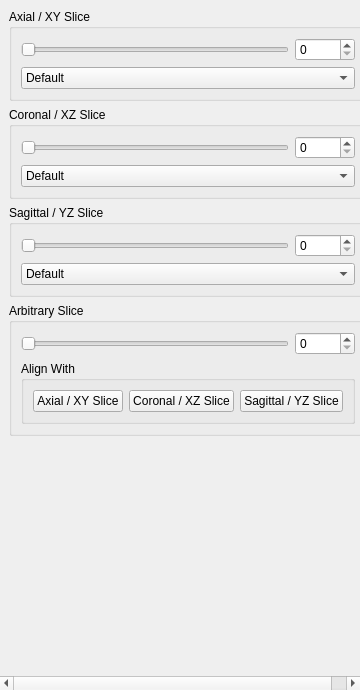
<?xml version="1.0" encoding="UTF-8"?>
<ui version="4.0">
 <class>OrthoSlicesWidget</class>
 <widget class="QWidget" name="OrthoSlicesWidget">
  <property name="geometry">
   <rect>
    <x>0</x>
    <y>0</y>
    <width>360</width>
    <height>690</height>
   </rect>
  </property>
  <property name="minimumSize">
   <size>
    <width>360</width>
    <height>280</height>
   </size>
  </property>
  <property name="maximumSize">
   <size>
    <width>16777215</width>
    <height>16777215</height>
   </size>
  </property>
  <property name="windowTitle">
   <string>2D Slices</string>
  </property>
  <layout class="QVBoxLayout" name="verticalLayout_4">
   <property name="leftMargin">
    <number>0</number>
   </property>
   <property name="topMargin">
    <number>0</number>
   </property>
   <property name="rightMargin">
    <number>0</number>
   </property>
   <property name="bottomMargin">
    <number>0</number>
   </property>
   <item>
    <widget class="QScrollArea" name="scrollArea">
     <property name="frameShape">
      <enum>QFrame::NoFrame</enum>
     </property>
     <property name="widgetResizable">
      <bool>true</bool>
     </property>
     <widget class="QWidget" name="scrollAreaWidgetContents">
      <property name="geometry">
       <rect>
        <x>0</x>
        <y>0</y>
        <width>360</width>
        <height>690</height>
       </rect>
      </property>
      <layout class="QVBoxLayout" name="verticalLayout">
       <item>
        <widget class="QGroupBox" name="groupBox">
         <property name="title">
          <string>Axial / XY Slice</string>
         </property>
         <layout class="QGridLayout" name="gridLayout">
          <item row="0" column="0">
           <widget class="QSlider" name="xySliceSlider">
            <property name="toolTip">
             <string>Adjusts slice position.</string>
            </property>
            <property name="statusTip">
             <string>Adjusts slice position.</string>
            </property>
            <property name="maximum">
             <number>64</number>
            </property>
            <property name="orientation">
             <enum>Qt::Horizontal</enum>
            </property>
            <property name="tickPosition">
             <enum>QSlider::NoTicks</enum>
            </property>
           </widget>
          </item>
          <item row="0" column="1">
           <widget class="QSpinBox" name="xySpinBox">
            <property name="minimumSize">
             <size>
              <width>60</width>
              <height>0</height>
             </size>
            </property>
            <property name="toolTip">
             <string>Adjusts slice position.</string>
            </property>
            <property name="statusTip">
             <string>Adjusts slice position.</string>
            </property>
            <property name="maximum">
             <number>64</number>
            </property>
           </widget>
          </item>
          <item row="1" column="0" colspan="2">
           <widget class="QComboBox" name="xySliceModeCombo">
            <property name="toolTip">
             <string>Selects displaying mode of slice.</string>
            </property>
            <property name="statusTip">
             <string>Selects displaying mode of slice.</string>
            </property>
            <item>
             <property name="text">
              <string>Default</string>
             </property>
            </item>
            <item>
             <property name="text">
              <string>MIP</string>
             </property>
            </item>
            <item>
             <property name="text">
              <string>RTG</string>
             </property>
            </item>
           </widget>
          </item>
         </layout>
        </widget>
       </item>
       <item>
        <widget class="QGroupBox" name="groupBox_2">
         <property name="title">
          <string>Coronal / XZ Slice</string>
         </property>
         <layout class="QGridLayout" name="gridLayout_2">
          <item row="0" column="0">
           <widget class="QSlider" name="xzSliceSlider">
            <property name="toolTip">
             <string>Adjusts slice position.</string>
            </property>
            <property name="statusTip">
             <string>Adjusts slice position.</string>
            </property>
            <property name="maximum">
             <number>64</number>
            </property>
            <property name="orientation">
             <enum>Qt::Horizontal</enum>
            </property>
           </widget>
          </item>
          <item row="0" column="1">
           <widget class="QSpinBox" name="xzSpinBox">
            <property name="minimumSize">
             <size>
              <width>60</width>
              <height>0</height>
             </size>
            </property>
            <property name="toolTip">
             <string>Adjusts slice position.</string>
            </property>
            <property name="statusTip">
             <string>Adjusts slice position.</string>
            </property>
           </widget>
          </item>
          <item row="1" column="0" colspan="2">
           <widget class="QComboBox" name="xzSliceModeCombo">
            <property name="toolTip">
             <string>Selects displaying mode of slice.</string>
            </property>
            <property name="statusTip">
             <string>Selects displaying mode of slice.</string>
            </property>
            <item>
             <property name="text">
              <string>Default</string>
             </property>
            </item>
            <item>
             <property name="text">
              <string>MIP</string>
             </property>
            </item>
            <item>
             <property name="text">
              <string>RTG</string>
             </property>
            </item>
           </widget>
          </item>
         </layout>
        </widget>
       </item>
       <item>
        <widget class="QGroupBox" name="groupBox_3">
         <property name="title">
          <string>Sagittal / YZ Slice</string>
         </property>
         <layout class="QGridLayout" name="gridLayout_3">
          <item row="0" column="0">
           <widget class="QSlider" name="yzSliceSlider">
            <property name="toolTip">
             <string>Adjusts slice position.</string>
            </property>
            <property name="statusTip">
             <string>Adjusts slice position.</string>
            </property>
            <property name="maximum">
             <number>64</number>
            </property>
            <property name="orientation">
             <enum>Qt::Horizontal</enum>
            </property>
           </widget>
          </item>
          <item row="0" column="1">
           <widget class="QSpinBox" name="yzSpinBox">
            <property name="minimumSize">
             <size>
              <width>60</width>
              <height>0</height>
             </size>
            </property>
            <property name="toolTip">
             <string>Adjusts slice position.</string>
            </property>
            <property name="statusTip">
             <string>Adjusts slice position.</string>
            </property>
            <property name="maximum">
             <number>64</number>
            </property>
           </widget>
          </item>
          <item row="1" column="0" colspan="2">
           <widget class="QComboBox" name="yzSliceModeCombo">
            <property name="toolTip">
             <string>Selects displaying mode of slice.</string>
            </property>
            <property name="statusTip">
             <string>Selects displaying mode of slice.</string>
            </property>
            <item>
             <property name="text">
              <string>Default</string>
             </property>
            </item>
            <item>
             <property name="text">
              <string>MIP</string>
             </property>
            </item>
            <item>
             <property name="text">
              <string>RTG</string>
             </property>
            </item>
           </widget>
          </item>
         </layout>
        </widget>
       </item>
       <item>
        <widget class="QGroupBox" name="groupBox_4">
         <property name="title">
          <string>Arbitrary Slice</string>
         </property>
         <layout class="QGridLayout" name="gridLayout_4">
          <item row="0" column="1">
           <widget class="QSpinBox" name="arbSpinBox">
            <property name="minimumSize">
             <size>
              <width>60</width>
              <height>0</height>
             </size>
            </property>
            <property name="maximum">
             <number>64</number>
            </property>
           </widget>
          </item>
          <item row="1" column="0" colspan="2">
           <widget class="QGroupBox" name="groupBox_5">
            <property name="title">
             <string>Align With</string>
            </property>
            <property name="flat">
             <bool>true</bool>
            </property>
            <layout class="QVBoxLayout" name="verticalLayout_2">
             <item>
              <layout class="QHBoxLayout" name="horizontalLayout">
               <item>
                <widget class="QPushButton" name="pushButtonAlignXY">
                 <property name="text">
                  <string>Axial / XY Slice</string>
                 </property>
                </widget>
               </item>
               <item>
                <widget class="QPushButton" name="pushButtonAlignXZ">
                 <property name="text">
                  <string>Coronal / XZ Slice</string>
                 </property>
                </widget>
               </item>
               <item>
                <widget class="QPushButton" name="pushButtonAlignYZ">
                 <property name="text">
                  <string>Sagittal / YZ Slice</string>
                 </property>
                </widget>
               </item>
              </layout>
             </item>
            </layout>
           </widget>
          </item>
          <item row="0" column="0">
           <widget class="QSlider" name="arbSliceSlider">
            <property name="maximum">
             <number>64</number>
            </property>
            <property name="orientation">
             <enum>Qt::Horizontal</enum>
            </property>
           </widget>
          </item>
         </layout>
        </widget>
       </item>
       <item>
        <spacer name="verticalSpacer">
         <property name="orientation">
          <enum>Qt::Vertical</enum>
         </property>
         <property name="sizeHint" stdset="0">
          <size>
           <width>20</width>
           <height>4</height>
          </size>
         </property>
        </spacer>
       </item>
      </layout>
     </widget>
    </widget>
   </item>
  </layout>
 </widget>
 <resources/>
 <connections/>
</ui>
